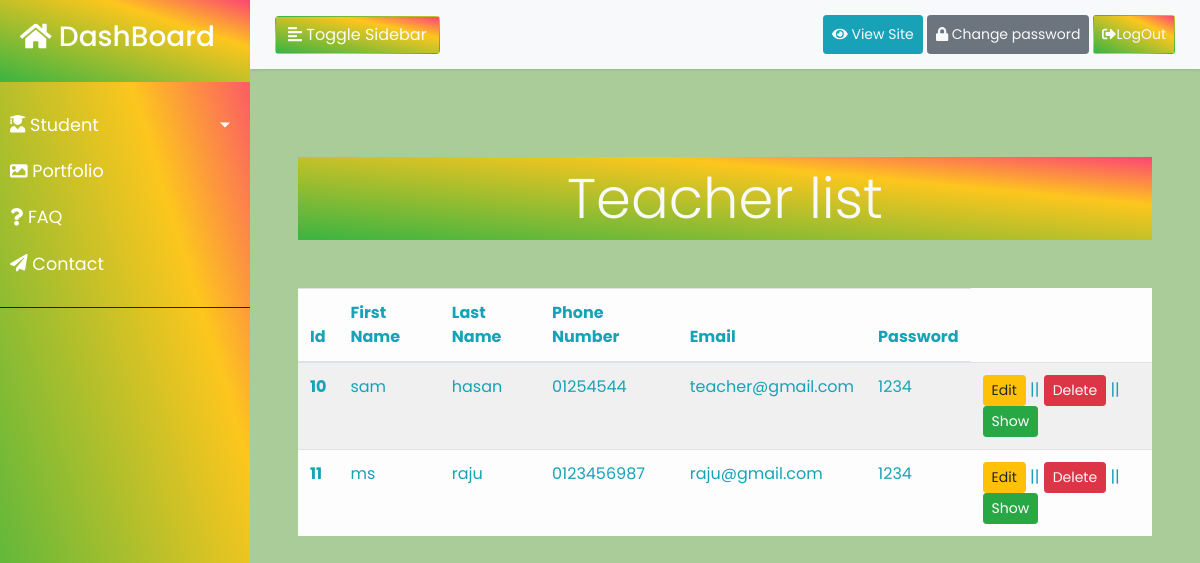
Page /teacherlist.php (signed in) on the committed database.
### tables this page shows
CREATE TABLE IF NOT EXISTS `teachers` (
  `id` int NOT NULL AUTO_INCREMENT,
  `first_name` varchar(30) DEFAULT NULL,
  `last_name` varchar(30) DEFAULT NULL,
  `mobile` varchar(30) DEFAULT NULL,
  `email` varchar(50) DEFAULT NULL,
  `teacher_pass` varchar(50) DEFAULT NULL,
  PRIMARY KEY (`id`)
);

### teacherlist.php (the view)
<?php
include('DBheader.php');
require_once('database.php');
?>
<?php
$info = "SELECT * FROM teachers";
$result = mysqli_query($connection,$info);
?>
    <div class="p-5">
            <h1 class="display-4 text-center text-light py-2 rgb mb-5">Teacher list</h1>
            <table class="table table-light table-striped text-info">
                <thead>
                    <tr>
                    <th scope="col"class="text-info">Id</th>
                    <th scope="col">First Name</th>
                    <th scope="col">Last Name</th>
                    <th scope="col">Phone Number</th>
                    <th scope="col">Email</th>
                    <th scope="col">Password</th>
                    </tr>
                </thead>
                <tbody>
                <?php
                while ($lop=mysqli_fetch_assoc($result)){
                ?>
                    <tr>
                    <th scope="row"class="text-info"><?php echo $lop['id'];?></th>
                    <td class="text-info "><?php echo $lop['first_name'];?></td>
                    <td class="text-info "><?php echo $lop['last_name'];?></td>
                    <td class="text-info "><?php echo $lop['mobile'];?></td>
                    <td class="text-info "><?php echo $lop['email'];?></td>
                    <td class="text-info "><?php echo $lop['teacher_pass'];?></td>
                    <td class="text-info ">
                    <a href="teacheredit.php?id=<?php echo $lop['id'];?>" class="btn btn-sm btn-warning">Edit</a> ||
                    <a href="teacherdelete.php?id=<?php echo $lop['id']?>" class="btn btn-sm btn-danger text-light">Delete</a> ||
                    <a href="teachershow.php?id=<?php echo $lop['id'];?>" class="btn btn-sm btn-success">Show</a>
                    </td>
                    </tr>
                <?php }?>
                </tbody>
            </table>
    </div>
<?php include('DBfooter.php')?>

### sidebar.css (style rules this page uses)
body { font-family: 'Poppins', sans-serif; }
a, a:hover, a:focus { color: inherit; text-decoration: none; transition: all 0.3s; }

### style.css (style rules this page uses)
body { height: auto; width: auto; background-color: rgb(169, 204, 153); }
.rgb { background: linear-gradient(to top right, rgba(58, 180, 66, 1) 0%, rgba(253, 198, 29, 0.9948354341736695) 71%, rgba(252, 69, 116, 1) 100%); color: #fff; }

### rows in the picture
teachers: id "10", first_name "sam", last_name "hasan", mobile "01254544", email "teacher@gmail.com", teacher_pass "1234"
teachers: id "11", first_name "ms", last_name "raju", mobile "0123456987", email "raju@gmail.com", teacher_pass "1234"
